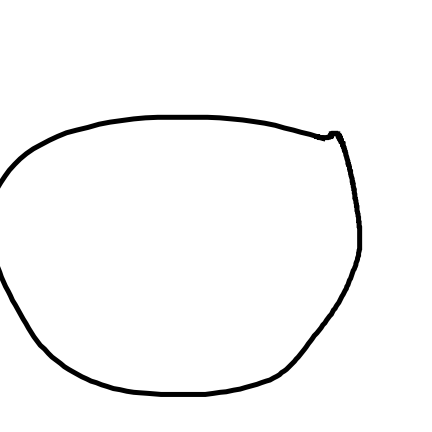
#> input picture analysis/tracing/tracing_ref_pixel/circle_test.png, 432 x 432 px, given in place of test_50.png, which was not available
$ jupyter execute --allow-errors 'square new measure.ipynb'   (shell and % lines are left out)   (Python 2 division)   (text cells are left out)
#> lines starting #> are read from the running program, lines starting #| are printed output that depends on the picture; after the words box and inside, x2 and y2 are one past the last pixel; in counts of white or black regions, pixels touching at a corner belong together; pictures that were not available may be replaced by others from this repository, and a replacement may not be noted
#> further down, img_draw is the input picture: shape (432, 432, 3); min 0, max 255, mean 248.3
### analysis/tracing/svg_distance_helpers.py
from __future__ import division
import os
import numpy as np
from numpy import *
import PIL
from PIL import Image
import base64
import matplotlib
from matplotlib import pylab, mlab, pyplot
from IPython.core.pylabtools import figsize, getfigs
plt = pyplot
import seaborn as sns
sns.set_context('poster')
sns.set_style('white')
from matplotlib.path import Path
import matplotlib.patches as patches
import cv2
from svgpathtools import parse_path
import torch
from torch.autograd import Variable
import torch.nn as nn

"""
Parsing and rendering svg data
"""


# [42 lines left out: functions polyline_pathmaker, path_renderer, not called in this run]


def flatten(x):
    return [val for sublist in x for val in sublist]


# [157 lines left out: functions get_stroke_verts_and_codes, get_verts_and_codes, make_svg_list, render_and_save, plot_shape, plot_stroke, not called in this run]


"""
Methods about construction of reference shapes
"""

# [107 lines left out: functions get_ref_square, get_ref_circle, get_nearest_ref_circle, get_nearest_reference_square_to_tracing, not called in this run]


"""
Methods about calculating errors
"""
#### helpers for getting closest point on line segment (in reference shape) to some point on the tracing

## see: https://math.stackexchange.com/questions/2193720/find-a-point-on-a-line-segment-which-is-the-closest-to-other-point-not-on-the-li

# [241 lines left out: functions find_t_minimizing_P_to_AB, point_btw_A_B, get_point_on_AB_segment, get_distance_two_points, get_closest_point_from_P_to_AB, pairs and 6 more, not called in this run]

def near(a, b, rtol=1e-5, atol=1e-8):
    return abs(a - b) < (atol + rtol * abs(b))

def det(a, b):
    return a[0] * b[1] - a[1] * b[0]

# [162 lines left out: functions line_intersection, check_if_intersection_on_line_segments, get_area_between_tracing_and_corresponding_verts, not called in this run]


"""
Adjusting tracing
"""
# [202 lines left out: functions minimize_transformation_err, transform_verts, minimize_scaling_err, final_error, scale_tracing, get_corresponding_verts and 2 more, not called in this run]

class LinearTransform(torch.nn.Module):
    # [7 lines left out: function __init__, not called in this run]


    def forward(self, x):
        y_pred = self.transform(x)
        return y_pred

# [90 lines left out: functions custom_loss, custom_loss3, custom_loss2, segment_stroke, not called in this run]

"""
Needed to be modified
"""
# [240 lines left out: functions simplify_verts_and_codes, multistroke_to_one, minimize_error_soft_index, shape_cat, shape_mse, shape_error_mse and 1 more, not called in this run]


def white_color_to_num(img):
    new_img = np.zeros((len(img), len(img[0])))
#> new_img: shape (432, 432) float64; every value is 0

    for ri, row in enumerate(img):
        for ci, col in enumerate(row):
            if 255 * 3 == sum(img[ri][ci]):
                new_img[ri][ci] = 0
            else:
                new_img[ri][ci] = 1
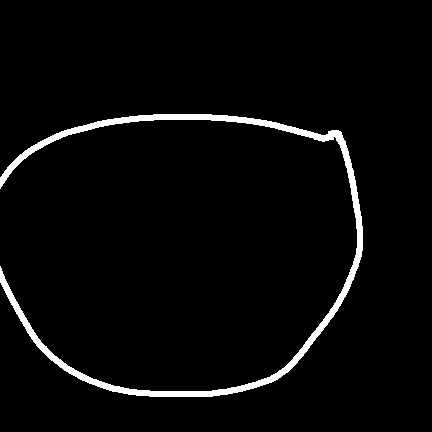
#> new_img: shape (432, 432) float64; values 0 (black) and 1 (white), 3.3% white; 1 white region, box (x1, y1, x2, y2) and area: (0, 114, 363, 397) 6104

    return new_img


def black_color_to_num(img):
    new_img = np.zeros((len(img), len(img[0])))

    for ri, row in enumerate(img):
        for ci, col in enumerate(row):
            if 0 == sum(img[ri][ci]):
                new_img[ri][ci] = 0
            else:
                new_img[ri][ci] = 1

    return new_img


# [34 lines left out: functions find_black_pixels, nby2array_to_set, get_transformations, not called in this run]


def pixel_list_to_1d(pixel_list, num_col):
    return torch.tensor([round((p[0]*num_col+p[1])) for p in pixel_list], dtype=torch.float, requires_grad=True)

### analysis/tracing/square new measure.ipynb
[cell 1]
from __future__ import division
import os
import urllib, cStringIO
import pymongo as pm ## first establish ssh tunnel to server where database is running
import base64
import numpy as np
from numpy import *
import PIL
from PIL import Image
import base64
import matplotlib
from matplotlib import pylab, mlab, pyplot
from IPython.core.pylabtools import figsize, getfigs
plt = pyplot
import seaborn as sns
sns.set_context('poster')
sns.set_style('white')
from matplotlib.path import Path
import matplotlib.patches as patches
import cv2
import pandas as pd
from svgpathtools import parse_path
import svg_distance_helpers as rsh
import svg_render_helpers as rrh

[cell 2]
# directory & file hierarchy
analysis_dir = os.getcwd()
tracing_ref_pixel = os.path.join(analysis_dir, 'tracing_ref_pixel')
tracing_ref_svg = os.path.join(analysis_dir, 'tracing_ref_svg')
data_dir = os.path.join(analysis_dir,"trace_test")

canvas_side = 432 # image size
rows, cols = canvas_side, canvas_side # the size of a given drawing image

#> (a cell that did not finish here is left out)

#> (a cell that did not finish here is left out)

[cell 5]
reload(rsh)
## get list of vertices and codes for tracing
try:
    ## get the corresponding stroke records for this tracing
    stroke_recs = coll.find({'$and': [{'sessionId':imrec['sessionId']},
                                      {'dataType':'stroke'},
                                      {'trialNum': imrec['trialNum']}]}).sort('time')

    print 'Number of strokes in this tracing: {}'.format(stroke_recs.count())

    ## check to make sure that there is at least one stroke!
    if stroke_recs.count()>0:

        ## now make an svg list!
        svg_list = rsh.make_svg_list(stroke_recs)

        ## get verts and codes in all strokes
        ## both verts_list and codes_list are 2D list. Each sublist represent a stroke
        verts_list, codes_list = rsh.get_verts_and_codes(svg_list)

        ## Convert multiple strokes into one stroke


except Exception as e:
    print 'Oops, something went wrong! Here is the error:'
    print e
    pass

[cell 6]
# change names. only for testing purpose
for index, imgfile in enumerate(os.listdir(data_dir)):
    new_filename = 'test{:02}.png'.format(index)
    os.rename(os.path.join(data_dir,imgfile), os.path.join(data_dir,new_filename))

[cell 7]
reload(rsh)
# get tracings from the data folder
#for file in os.listdir(data_dir):

# read in tracing and reference files
fpath = os.path.join(data_dir, 'test_50.png')
img_draw = cv2.imread(fpath)
img_draw = rsh.white_color_to_num(img_draw)

square_ref_file = os.path.join(tracing_ref_pixel, 'resize_square.png')
img_ref = cv2.imread(square_ref_file)
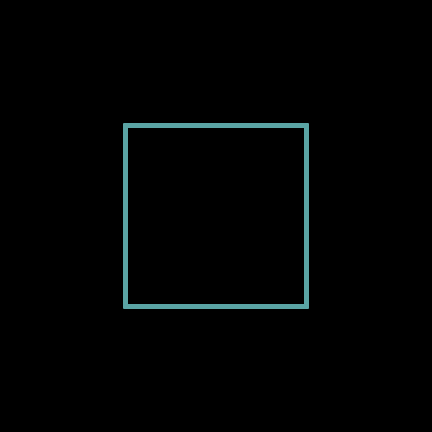
#> input picture analysis/tracing/tracing_ref_pixel/resize_square.png, 432 x 432 px
#> img_ref is the input picture: shape (432, 432, 3); mean B, G, R 3.2, 3.2, 1.7
img_ref = rsh.black_color_to_num(img_ref)
#> after the loop in black_color_to_num, `for ri, row in enumerate(img):`:
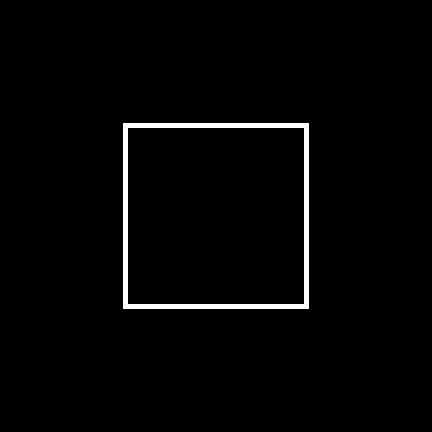
#> new_img: shape (432, 432) float64; values 0 (black) and 1 (white), 1.9% white; 1 white region, box (x1, y1, x2, y2) and area: (123, 123, 309, 309) 3620

[cell 8]
reload(rsh)
#> (the rest of this cell did not finish here and is left out)

[cell 9]
reallyRun = 1
#> (the rest of this cell did not finish here and is left out)

[cell 10]
data = pd.DataFrame(os.listdir(data_dir))
data.columns = ['image_id']
data.to_csv(os.path.join(analysis_dir,'performance.csv'))
